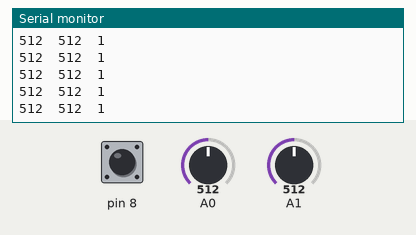
This sketch was run on a simulated Arduino Uno, built with avr-gcc and run on an emulated ATmega328P. Shown: the last lines printed to the serial monitor. The test bench sets the inputs (shaded band); at power-on: A0 = 512, A1 = 512, pin 8 HIGH.

Above: at 1.2 s.
1.3 s: A0 set to 716
At 1.31 s:
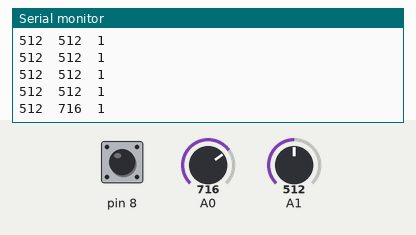
2.8 s: A1 set to 716
At 2.82 s:
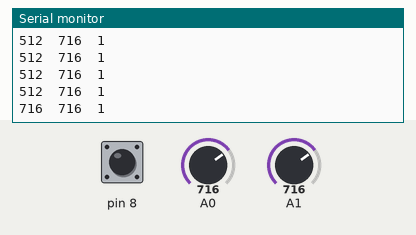
4.3 s: pin 8 pulled LOW for 0.15 s
At 4.33 s:
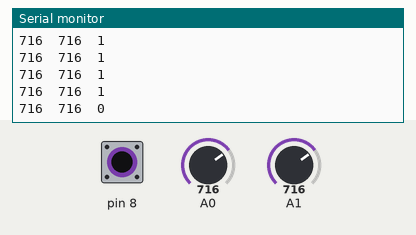
5.9 s: A0 set to 900
At 5.94 s:
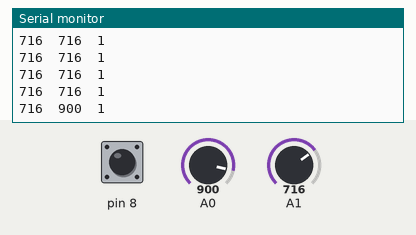
7.4 s: A1 set to 1023
At 7.45 s:
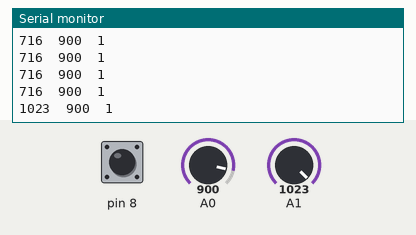
10.4 s: pin 8 pulled LOW for 1 s
At 10.47 s:
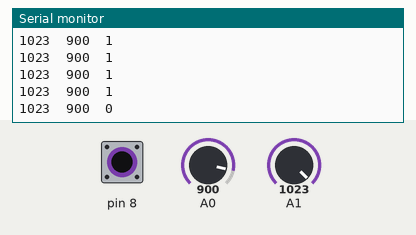
Timing chart, 0 to 13.4 s (numbered marks = the images above; inputs shaded):
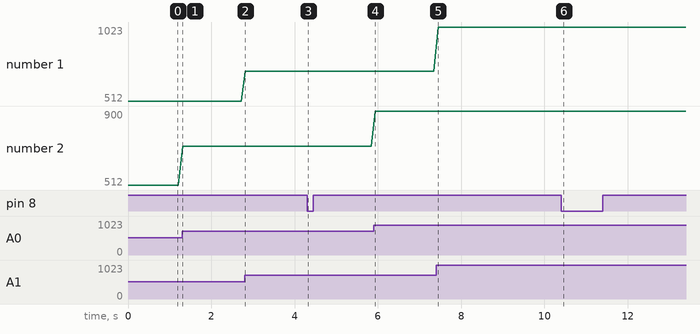

Measured:
- after the input at 1.3 s, the serial monitor: prints a new line at once (image 1)
- after the input at 2.8 s, the serial monitor: prints a new line at once (image 2)
- after the input at 4.3 s, the serial monitor: prints a new line at once (image 3)
- after the input at 5.9 s, the serial monitor: prints a new line at once (image 4)
- after the input at 7.4 s, the serial monitor: prints a new line after 0.05 s (image 5)
- after the input at 10.4 s, the serial monitor: prints a new line after 0.07 s (image 6)
- plotted number 1: 716 → 1023 after the input at 7.4 s
- plotted number 2: 512 → 716 after the input at 1.3 s, 716 → 900 after the input at 5.9 s

The sketch:

JoyStick_print.ino
```cpp
void setup(){
  Serial.begin(9600); //시리얼 통신을 하기위한 통신속도설정
  pinMode(8, INPUT_PULLUP);
  /*
  Z축 스위치에 별도의 저항이 달려있지 않기 때문에 스위치가 눌린지 안눌린지 헷깔려하는
  `플로팅 현상`이 발생 합니다.
   이때문에 사용자가 쉽게 플로팅현상을 해결하기 위해서 아두이노에는 기본적으로
  내부에 풀업저항이 달려있습니다.
  플로팅현상을 해결하기 위해서 내부 PULLUP 코드를 사용 하였습니다.
  */
}

void loop(){
  Serial.print(analogRead(A1)); // X축 값이 표기됩니다.
  Serial.print("  ");           //숫자가 헷깔리지않토록 중간에 공백칸을 두었습니다.
  Serial.print(analogRead(A0)); // X축 값이 표기 됩니다.
  Serial.print("  ");           //숫자가 헷깔리지않토록 중간에 공백칸을 두었습니다.
  Serial.println(digitalRead(8)); // Z축(스위치) 값이 표기됩니다.
  delay(100);
}
```
